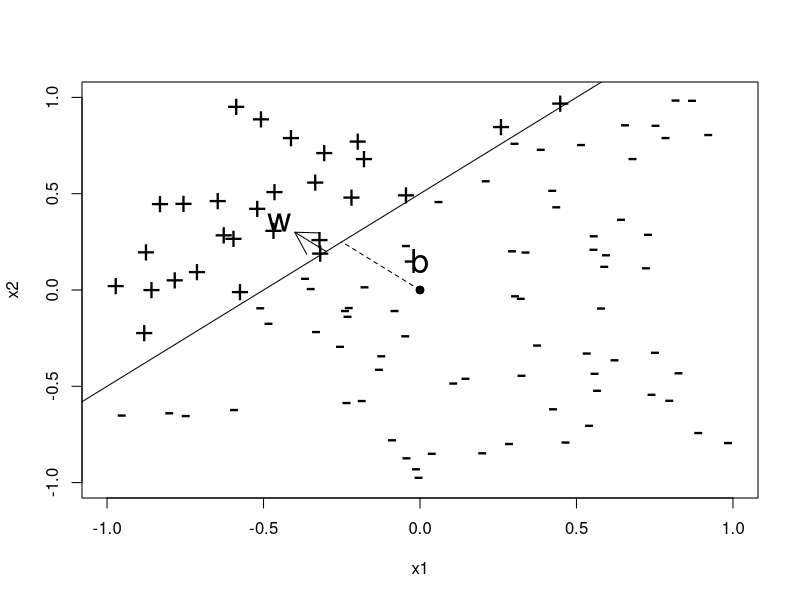
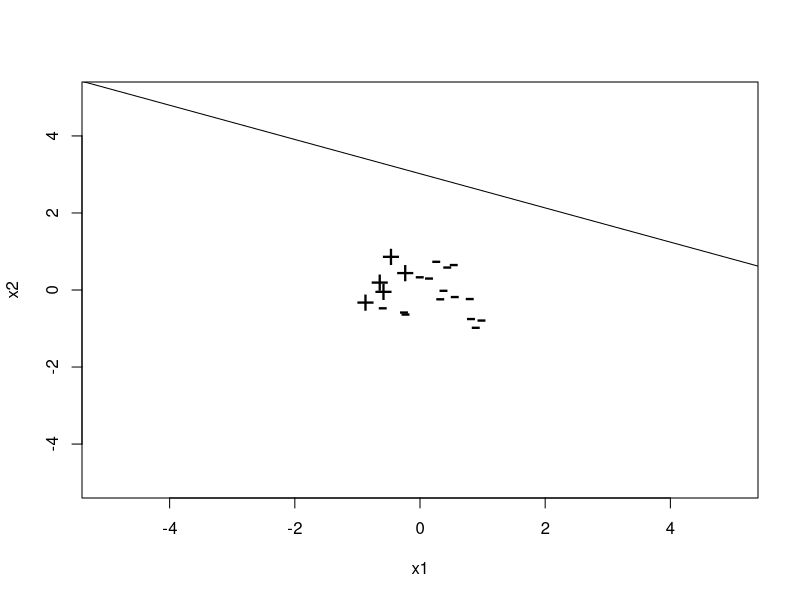
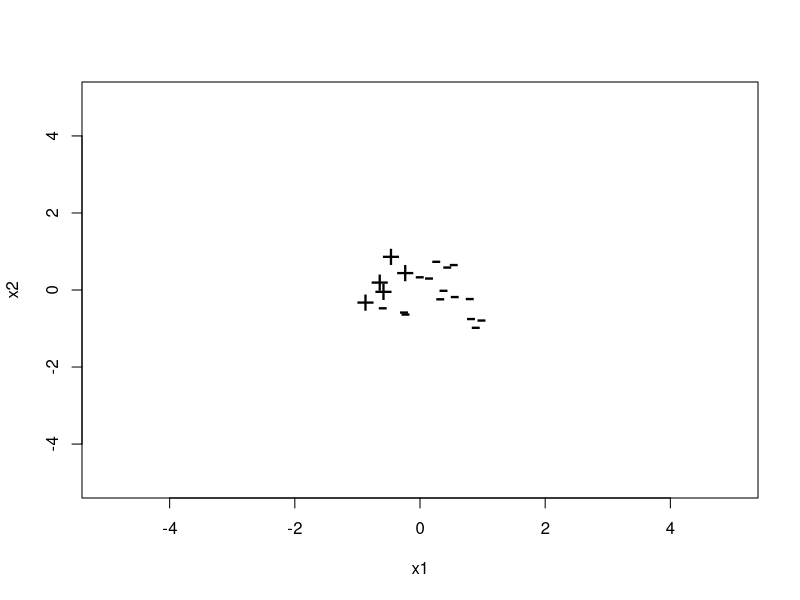
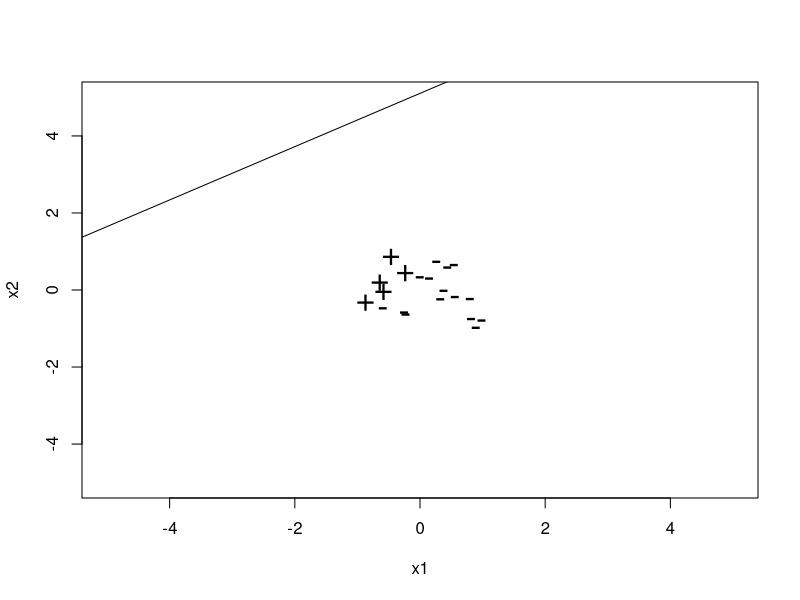
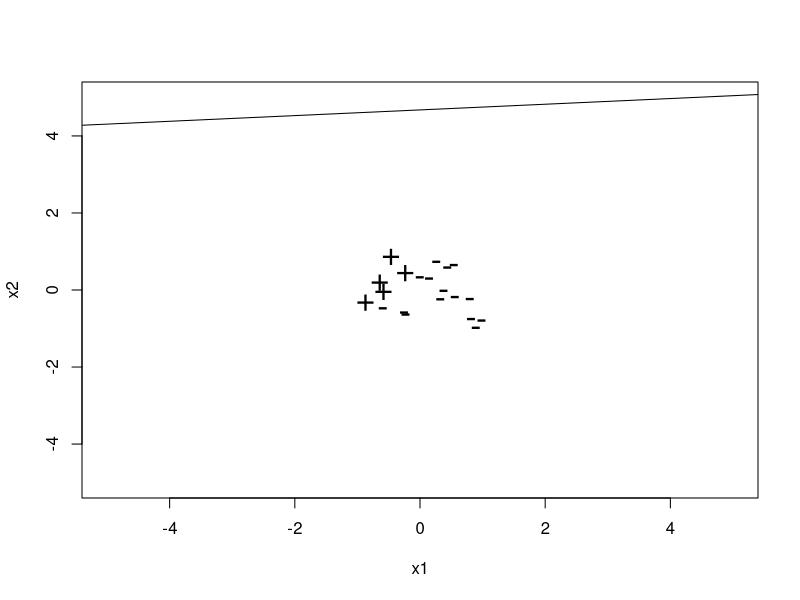
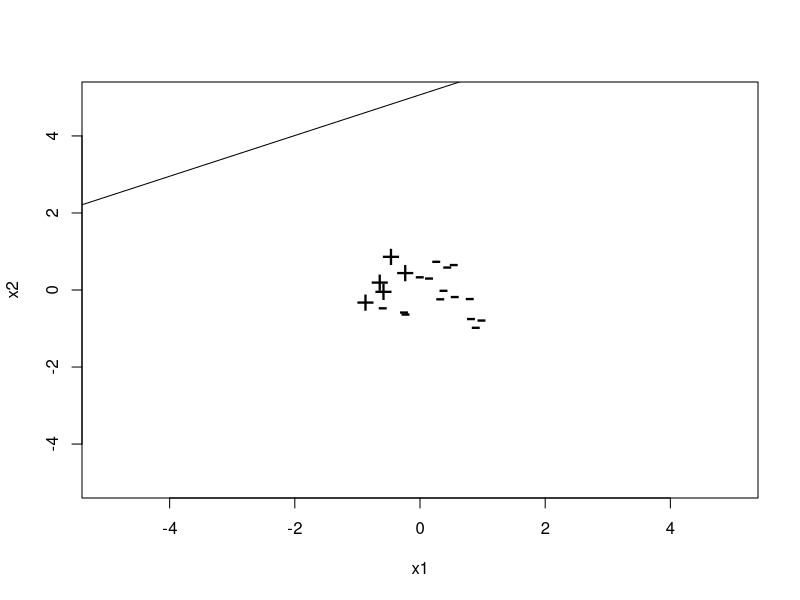
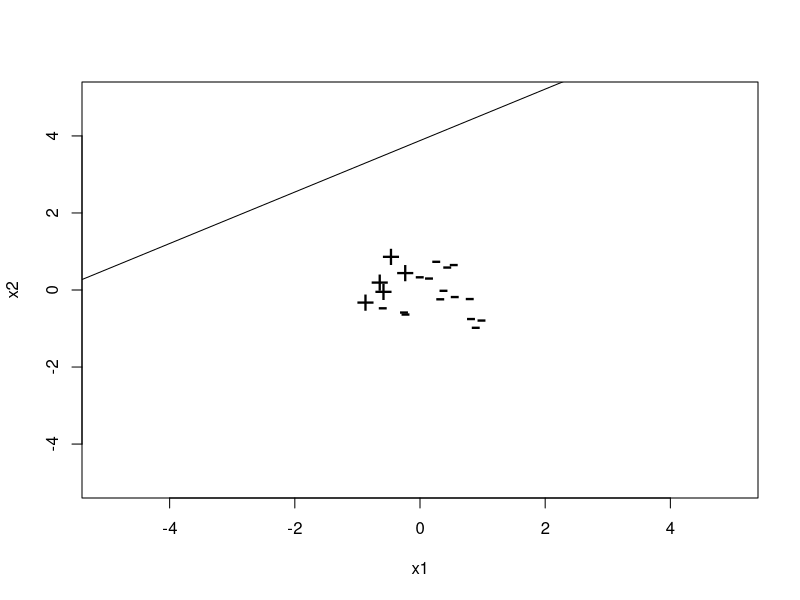
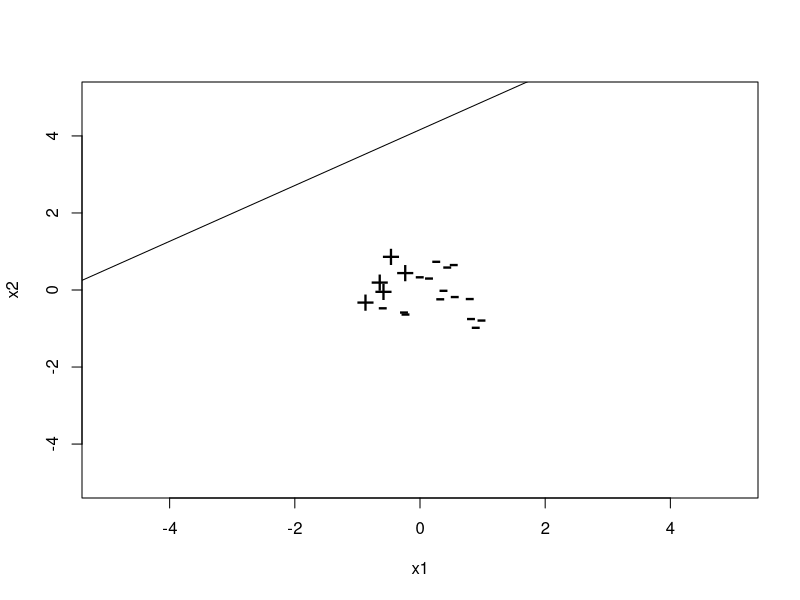

Write the R code that produced these figures, in order.
## ---- chunk 1
DistanceFromPlane = function(z, w, b) {
  sum(z * w) + b
}

ClassifyLinear = function(x, w, b) {
  distances = apply(x, 1, DistanceFromPlane, w, b)
  return(ifelse(distances < 0, -1, +1))
}

EuclideanNorm <- function(x) {
  return(sqrt(sum(x * x)))
}

PerceptronFunction <- function(x, y, learning.rate = 1) {
  w = vector(length = ncol(x)) # initialize w
  b = 0 # Initialize b
  iterations = 0 # count iterations
  R = max(apply(x, 1, EuclideanNorm))
  convergence = FALSE # to enter the while loop
  while (!convergence) {
    convergence = TRUE # hopes luck
    yc <- ClassifyLinear(x, w, b)
    for (i in 1:nrow(x)) {
      if (y[i] != yc[i]) {
        convergence <- FALSE
        w <- w + learning.rate * y[i] * x[i,]
        b <- b + learning.rate * y[i] * R^2  ## como b es la constante, es la que mas mueve con respecto
        iterations <- iterations + 1         ##  al origen
      }
    }
  }
s = EuclideanNorm(w)
return(list(w = w/s, b = b/s, steps = iterations))
}
## ---- chunk 2
# very easy
# x2 = x1 + 1/2
set.seed(1)
x1 <- runif(100,-1,1)
x2 <- runif(100,-1,1)
x <- cbind(x1,x2)
y <- ifelse(x2 > 0.5 + x1, +1, -1)

PlotData <- function(x, y) {
  plot(x, pch = ifelse(y > 0, "+", "-"), xlim = c(-1,1), ylim = c(-1,1), cex = 2)
  abline(0.5,1)
  points(c(0,0), c(0,0), pch = 19)
  lines(c(0,-0.25), c(0,0.25), lty = 2)
  arrows(-0.3, 0.2, -0.4, 0.3)
  text(-0.45, 0.35, "w", cex = 2)
  text(-0.0, 0.15, "b", cex = 2)
}

PlotData(x, y)
## ---- chunk 3
the_perceptron <- PerceptronFunction(x,y)
predicted_y <- ClassifyLinear(x, the_perceptron$w, the_perceptron$b)
# error
print(the_perceptron)
print(sum(abs(y - predicted_y)))
## ---- chunk 4
the_perceptron <- PerceptronFunction(x,y, learning.rate = .5)
predicted_y <- ClassifyLinear(x, the_perceptron$w, the_perceptron$b)
# error
print(the_perceptron)
print(sum(abs(y - predicted_y)))
## ---- chunk 5
the_perceptron <- PerceptronFunction(x,y, learning.rate = .01)
predicted_y <- ClassifyLinear(x, the_perceptron$w, the_perceptron$b)
# error
print(the_perceptron)
print(sum(abs(y - predicted_y)))
## ---- chunk 6
the_perceptron <- PerceptronFunction(x,y, learning.rate = .001)
predicted_y <- ClassifyLinear(x, the_perceptron$w, the_perceptron$b)
# error
print(the_perceptron)
print(sum(abs(y - predicted_y)))
## ---- chunk 7
the_perceptron <- PerceptronFunction(x,y, learning.rate = .000000001)
predicted_y <- ClassifyLinear(x, the_perceptron$w, the_perceptron$b)
# error
print(the_perceptron)
print(sum(abs(y - predicted_y)))
## ---- chunk 8
the_perceptron <- PerceptronFunction(x,y, learning.rate = .000000000000000000000000000000000001)
predicted_y <- ClassifyLinear(x, the_perceptron$w, the_perceptron$b)
# error
print(the_perceptron)
print(sum(abs(y - predicted_y)))
## ---- chunk 9
the_perceptron <- PerceptronFunction(x,y, learning.rate = .000000000000000000000000000000000001)
# error
print(the_perceptron)

## Slope value close to one?
round(the_perceptron$w[1]/(-the_perceptron$w[2]),1) == 1

## Intercept close to 0.5?
round(the_perceptron$b/(-the_perceptron$w[2]),1) == 0.5
## ---- chunk 10
# very easy
# x2 = x1 + 1/2
set.seed(1)
x1 <- runif(20,-1,1) ## only 20 because qe don't want too many of plots
x2 <- runif(20,-1,1)
x <- cbind(x1,x2)
y <- ifelse(x2 > 0.5 + x1, +1, -1)

## Modification of previously defined function so diferent lines are plotted 
PlotData2 <- function(x, y, b, w) {
  plot(x, pch = ifelse(y > 0, "+", "-"), xlim = c(-5,5), ylim = c(-5,5), cex = 2)
  abline(a = b,b = w)
}


PerceptronFunction2 <- function(x, y, learning.rate = 1) {
  w = vector(length = ncol(x)) # initialize w
  b = 0 # Initialize b
  iterations = 0 # count iterations
  R = max(apply(x, 1, EuclideanNorm))
  convergence = FALSE # to enter the while loop
  while (!convergence) {
    convergence = TRUE # hopes luck
    yc <- ClassifyLinear(x, w, b)
    for (i in 1:nrow(x)) {
      if (y[i] != yc[i]) {
        convergence <- FALSE
        w <- w + learning.rate * y[i] * x[i,]
        b <- b + learning.rate * y[i] * R^2  ## como b es la constante, es la que mas mueve con respecto
        iterations <- iterations + 1         ##  al origen
        PlotData2(x, y, -b/w[2], -w[1]/w[2])
      }
    }
  }
}
## ---- chunk 11
PerceptronFunction2(x, y)
## ---- chunk 12
set.seed(1)
x1 <- runif(100,-1,1)
x2 <- runif(100,-1,1)
x <- cbind(x1,x2)
y <- ifelse(x2 > 0.5 + x1, +1, -1)
## Calculating the cost function per iteration
PerceptronFunction3 <- function(x, y, learning.rate = 1) {
  w = vector(length = ncol(x)) # initialize w
  b = 0 # Initialize b
  iterations = 0 # count iterations
  R = max(apply(x, 1, EuclideanNorm))
  convergence = FALSE # to enter the while loop
  costFunctionPerIteration <- c() # initialize cost function
  while (!convergence) {
    convergence = TRUE # hopes luck
    yc <- ClassifyLinear(x, w, b)
    for (i in 1:nrow(x)) {
      if (y[i] != yc[i]) {
        convergence <- FALSE
        w <- w + learning.rate * y[i] * x[i,]
        b <- b + learning.rate * y[i] * R^2  ## como b es la constante, es la que mas mueve con respecto
        iterations <- iterations + 1         ##  al origen
        costFunctionPerIteration <- c(costFunctionPerIteration, sum(y != ClassifyLinear(x, w, b)))
      }
    }
  }
costFunctionPerIteration <- c(costFunctionPerIteration, sum(y != yc)) ## once every point is correclty
return(costFunctionPerIteration)                                      ##   classified
}

plot(PerceptronFunction3(x, y), type = "l", ylab = "Cost Function", xlab = "Iteration", ylim = c(-1,max(PerceptronFunction3(x, y))))
abline(h = 0, col = "red")
## ---- chunk 13
set.seed(1)
x1 <- runif(100,-1,1)
x2 <- runif(100,-1,1)
x <- cbind(x1,x2)
y <- ifelse(x2 > 0.5 + x1, +1, -1)
## Calculating the cost function per iteration
PerceptronFunction3 <- function(x, y, learning.rate = 1) {
  w = vector(length = ncol(x)) # initialize w
  b = 0 # Initialize b
  iterations = 0 # count iterations
  R = max(apply(x, 1, EuclideanNorm))
  convergence = FALSE # to enter the while loop
  costFunctionPerIteration <- c() # initialize cost function
  while (!convergence) {
    convergence = TRUE # hopes luck
    yc <- ClassifyLinear(x, w, b)
    for (i in 1:nrow(x)) {
      if (y[i] != yc[i]) {
        convergence <- FALSE
        w <- w + learning.rate * y[i] * x[i,]
        b <- b + learning.rate * y[i] * R^2  ## como b es la constante, es la que mas mueve con respecto
        iterations <- iterations + 1         ##  al origen
        costFunctionPerIteration <- c(costFunctionPerIteration, sum(y != ClassifyLinear(x, w, b)))
        yc <- ClassifyLinear(x, w, b)
      }
    }
  }
costFunctionPerIteration <- c(costFunctionPerIteration, sum(y != yc)) ## once every point is correclty
return(costFunctionPerIteration)                                      ##   classified
}

plot(PerceptronFunction3(x, y), type = "l", ylab = "Cost Function", xlab = "Iteration", ylim = c(-1,max(PerceptronFunction3(x, y))))
abline(h = 0, col = "red")
